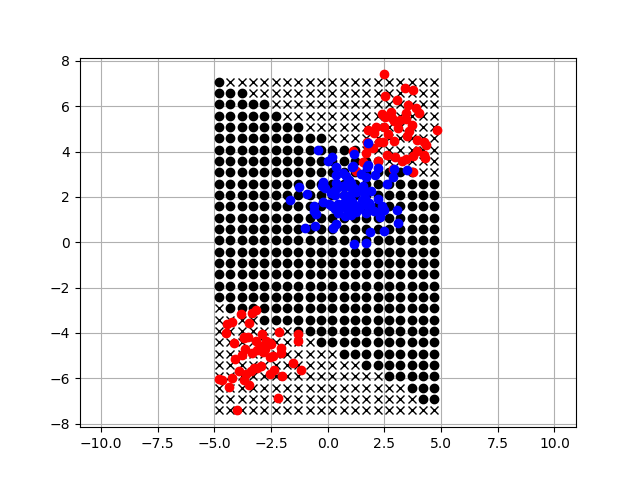

Reproduce this figure in Julia.
#
# Non linear support vector machine with JuMP
#
# author: Atsushi Sakai
#

using PyCall
using Distributions
using JuMP
using CPLEX

solver = CplexSolver(CPX_PARAM_SCRIND=0)
@pyimport matplotlib.pyplot as plt

const λ = 1.0

function kernel(x1, x2)
    y1 = x1^2
    y2 = sqrt(2)*x1*x2
    y3 = x2^2
    return [y1,y2,y3]
end

function fit(x, w, b)
    if (w'*x - b) -1 >= 0
        return true
    else
        return false
    end
end

function nsvm(x, y)

    model = Model(solver=solver)
    @variable(model, w[1:length(x[1,:])])
    @variable(model, b)
    @variable(model, s[1:length(x[:,1])] >= 0.0)

    for i in 1:length(x[:,1])
        @constraint(model, (y[i]*(w'*x[i,:] - b)) -1 >= -s[i])
    end

    obj = w'*w + λ*sum(s)

    @objective(model, Min, obj)

    status = solve(model)
 
    w_vec = getvalue(w)
    b_vec = getvalue(b)

    println("w:",w_vec)
    println("b:",b_vec)

    return w_vec, b_vec
end


function main()
    println(PROGRAM_FILE," start!!")

    d1 = hcat(rand(Normal(3, 1), 50), rand(Normal(5, 1), 50))
    d2 = hcat(rand(Normal(-3, 1), 50), rand(Normal(-5, 1), 50))
    d3 = hcat(rand(Normal(1, 1), 100), rand(Normal(2, 1), 100))
    d = vcat(d1,d2,d3)
    c = vcat([1 for i in 1:100], [-1 for i in 1:100])

    nd = nothing
    for i in 1:length(d[:,1])
        if nd == nothing
            nd = kernel(d[i,1], d[i,2])
        else
            nd = hcat(nd, kernel(d[i,1], d[i,2]))
        end
    end
    nd = nd'

    w, b = nsvm(nd, c)

    seqx = [i for i in minimum(d[:,1]):0.5:maximum(d[:,1])]
    seqy = [i for i in minimum(d[:,2]):0.5:maximum(d[:,2])]

    for ix in seqx
        for iy in seqy
            if fit(kernel(ix, iy), w, b)
                plt.plot(ix, iy , "xk")
            else
                plt.plot(ix, iy , "ok")
            end
        end
    end

    plt.plot(d1[:,1],d1[:,2],"or")
    plt.plot(d2[:,1],d2[:,2],"or")
    plt.plot(d3[:,1],d3[:,2],"ob")
    plt.axis("equal")
    plt.grid(true)
    plt.show()

    println(PROGRAM_FILE," Done!!")
end


if contains(@__FILE__, PROGRAM_FILE)
    @time main()
end
